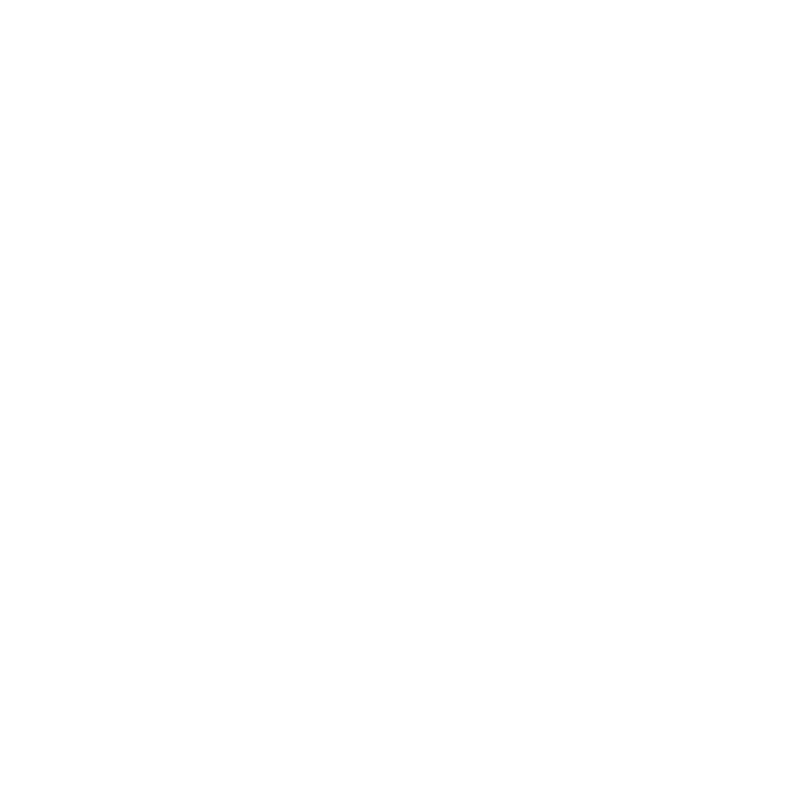
Frame 1 (no input)
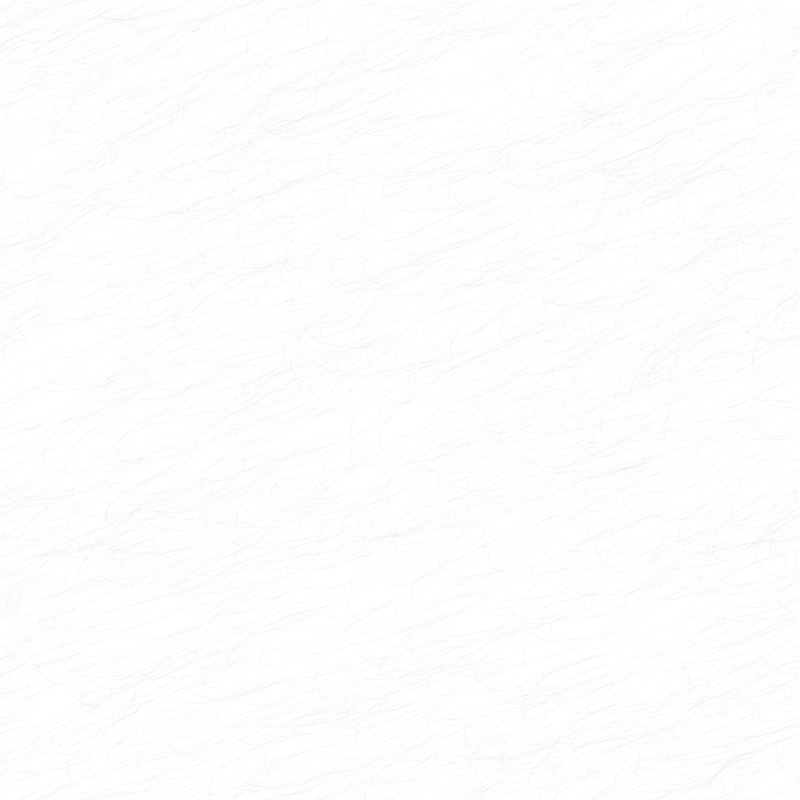
Frame 60 (no input)
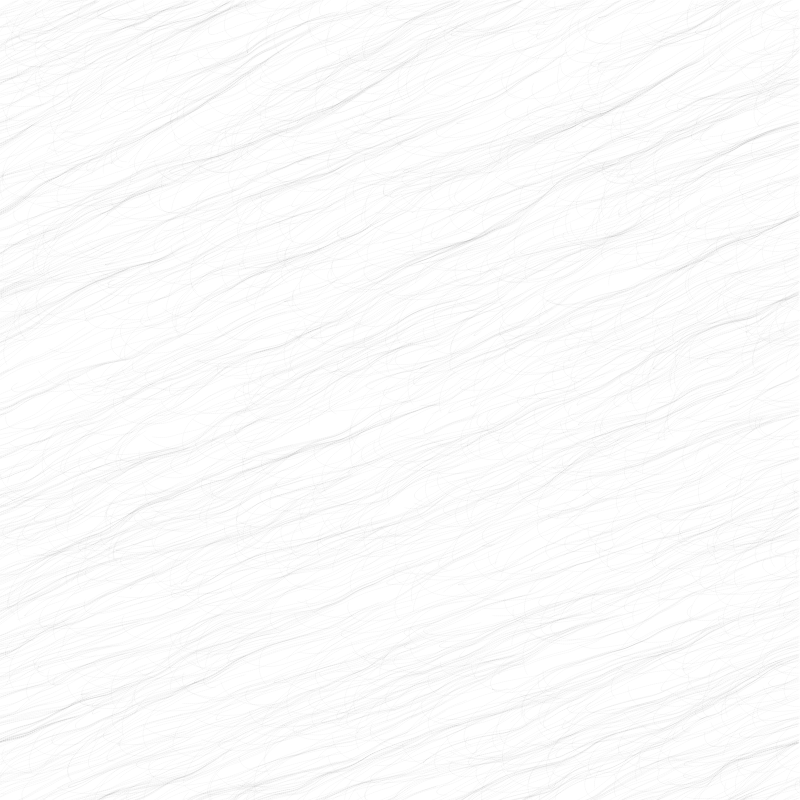
Frame 120 (the mouse pressed at the canvas centre since frame 60)

The p5.js sketch that drew these frames (run headless with seeded random() and noise() and a simulated clock; from frame 60 on, the mouse is pressed at the canvas centre):

// p5.js sketch
// ── sketch.js
let FIELD_SIZE = 5;

let particles = [];
let PARTICLE_COUNT = 2000;

let flowfield;
let starting_points;


function setup() {
  createCanvas(800, 800);
  background(255);
  // noiseSeed(1002);
  // noiseDetail(16); 
  starting_points = [
    {x: width/4, y: height/4},
    {x: width/4*3, y: height/4},
    {x: width/4*3, y: height/4*3},
    {x: width/4, y: height/4*3},
  ]

  flowfield = new FlowField(FIELD_SIZE);

  for (let i = 0; i < PARTICLE_COUNT; i++) {
    let startX = random(width);
    let startY = random(height);
    particles[i] = new Particle(startX, startY);
  }
}

function draw() {
  flowfield.update();

  for (let i = 0; i < particles.length; i++) {
    particles[i].follow(flowfield);
    particles[i].update();
    particles[i].show();
  }
}


function keyPressed() {
  switch (key) {
    case 'S':
      loop();
      console.log("Started looping");
      break;
    case ' ':
      noLoop();
      console.log("Stopped looping");
      break;
    default:
      break;
  }
}
// ── field.js
function FlowField(fieldSize) {
  let xIncr = 0.51;
  let yIncr = xIncr;
  let zIncr = 0.0;
  let zOff = 0.0;

  this.fieldSize = fieldSize;
  this.cols = floor(width / this.fieldSize);
  this.rows = floor(height / this.fieldSize);

  this.field = new Array(this.cols * this.rows);

  this.update = function updateFlowField() {
    let yOff = 0.0;
    for (let y = 0; y < this.rows; y++) {
      let xOff = 0;
      for (let x = 0; x < this.cols; x++) {
        let idx = x + (y * this.cols);
        let angle = generateFieldAngle(xOff, yOff, zOff);
        let v = p5.Vector.fromAngle(angle);
        v.setMag(0.16);
        this.field[idx] = v;

        xOff += xIncr;
      }
      yOff += yIncr;
    }

    if (frameCount % 500 == 0) {
      // zOff += 0.2;
      console.log(frameCount);
      zIncr = 0.0
    }
    zOff += zIncr;
  }

  this.update();

  // this.getVectorOverlayGraphic = function() {
  //   // let overlay = createGraphics()
  //   for (let y = 0; y < this.rows; y++) {
  //     for (let x = 0; x < this.cols; x++) {
  //       let idx = x + (y * this.cols);
  //       let v = this.field[idx];
  //       push();
  //       stroke(0, 128);
  //       strokeWeight(1);
  //       translate(x * this.fieldSize, y * this.fieldSize);
  //       rotate(v.heading());
  //       line(0, 0, this.fieldSize, 0);
  //       pop();
  //     }
  //   }
  // }

  function generateFieldAngle(xOff, yOff, zOff) {
    let n = noise(xOff, yOff, zOff); // 0 < n < 1
    let f = 4;
    n = floor(n * f) / f;
    return cos(n) * TWO_PI;
  }
}
// ── particle.js
function Particle(x, y) {
  this.pos = createVector(x, y);
  this.vel = createVector(random(-TWO_PI, TWO_PI), random(-TWO_PI, TWO_PI));
  this.acc = createVector(0, 0);
  this.maxSpeed = 2;
  this.lifetime = random(1000, 2500);
  this.age = 0;
  this.strokeColor = 0;
  this.strokeAlpha = 20;
  this.strokeWeight = 0.3;

  this.prevPos = this.pos.copy();

  this.update = function updateParticle() {
    if (this.age < this.lifetime) {
      this.vel.add(this.acc);
      this.vel.limit(this.maxSpeed);
      this.prevPos = this.pos.copy();
      this.pos.add(this.vel);
      this.acc.mult(0);
      this.edges();
      this.age += 1;
    } else {
      let startX, startY;
      startX = random(width);
      startY = random(height);
      this.pos = createVector(startX, startY);
      this.prevPos = this.pos.copy();
      this.vel = createVector(0, 0);
      this.acc = createVector(0, 0);
      this.lifetime = random(1000, 2500);
      this.age = 0;
    }
  }

  this.applyForce = function applyForceParticle(force) {
    this.acc.add(force);
  }

  this.follow = function followParticle(flowfield) {
    let x = floor(this.pos.x / flowfield.fieldSize);
    let y = floor(this.pos.y / flowfield.fieldSize);
    let idx = x + y * flowfield.cols;
    let force = flowfield.field[idx];
    this.applyForce(force);
  }

  this.show = function showParticle() {
    // if (frameCount > 0 && frameCount % 500 == 0) {
    //   this.strokeColor = min(abs(this.strokeColor + 100), 255);
    //   this.strokeWeight = this.strokeWeight - 0.75;
    // }
    if (this.age > 3 && frameCount > 0) {
      stroke(this.strokeColor, this.strokeAlpha);
      strokeWeight(this.strokeWeight);
      line(this.pos.x, this.pos.y, this.prevPos.x, this.prevPos.y);
    }
  }

  this.edges = function() {
    if (this.pos.x > width) {
      this.pos.x = 0;
      this.prevPos = this.pos.copy();
    }
    if (this.pos.x < 0) {
      this.pos.x = width;
      this.prevPos = this.pos.copy();
    }
    if (this.pos.y > height) {
      this.pos.y = 0;
      this.prevPos = this.pos.copy();
    }
    if (this.pos.y < 0) {
      this.pos.y = height;
      this.prevPos = this.pos.copy();
    }
  }
}
